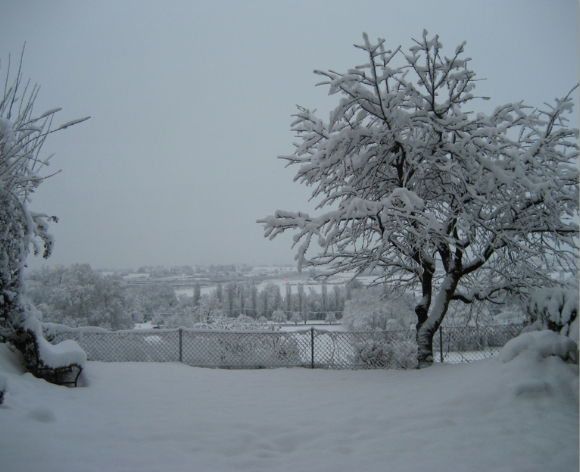
%> input picture Digital_image_proc/HW2/tree1.png, 580 x 472 px
$ octave fusion4images_hsv.m   (GNU Octave 9; MATLAB toolbox functions it lacks are replaced by stand-ins)
%> lines starting %> are read from the running program, lines starting %| are printed output that depends on the picture
clc; clear; close all;

% --- Load and Resize Images ---
imgNames = {'tree1.png', 'tree2.png', 'tree3.png', 'tree4.png'};
imgs = cell(1,4);
for i = 1:4
    imgs{i} = imresize(imread(imgNames{i}), [235, 538]);
end

% --- Display Original Images ---
figure('Name','Original Images');
for i = 1:4
    subplot(2,2,i);
    imshow(imgs{i});
    title(['Image ', num2str(i)]);
end
%> this loop made 4 passes
%> pass 1, `imshow(imgs{i});`:
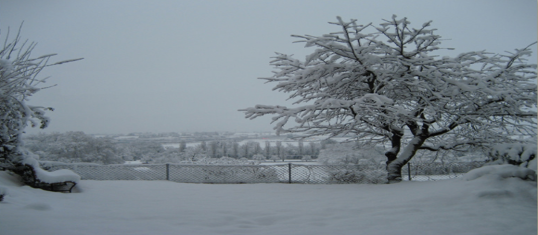
%> displayed picture: size 235x538x3, on the screen's scale of 0 to 255; mean R, G, B 123.3, 134.8, 143.3
%> pass 2, `imshow(imgs{i});`:
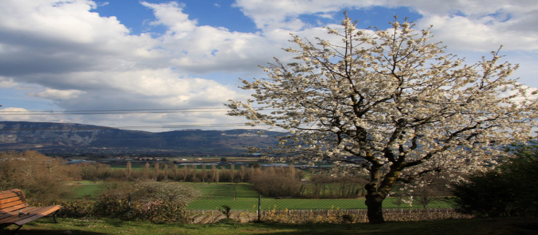
%> displayed picture: size 235x538x3, on the screen's scale of 0 to 255; mean R, G, B 120.9, 120.4, 116.9
%> this loop made 4 passes; what is shown inside it comes from the first
%> after the loop:
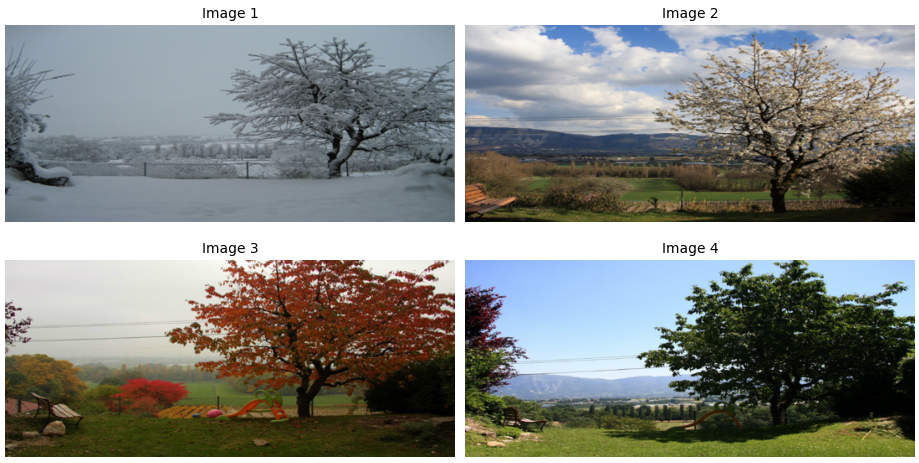
%> figure redrawn from the program's plot data, 4 panels
waitforbuttonpress;

% --- Convert to HSV and Equalize Hue Channel ---
hsv_eq = cell(1,4);
for i = 1:4
    hsv_img = rgb2hsv(imgs{i});
%> hsv_img: size 235x538x3 double; mean H, S, V 0.565, 0.141, 0.562
    H_eq = histeq(hsv_img(:,:,1));
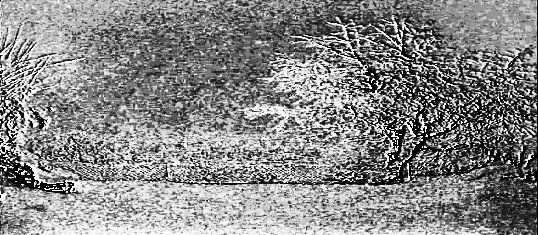
%> H_eq: size 235x538 double; min 0, max 1, mean 0.532
    hsv_eq{i} = cat(3, H_eq, hsv_img(:,:,2), hsv_img(:,:,3));

    % Optional visualization: original, RGB hist-eq, HSV-eq, back to RGB
    RGB_hist_eq = cat(3, histeq(imgs{i}(:,:,1)), ...
                         histeq(imgs{i}(:,:,2)), ...
                         histeq(imgs{i}(:,:,3)));
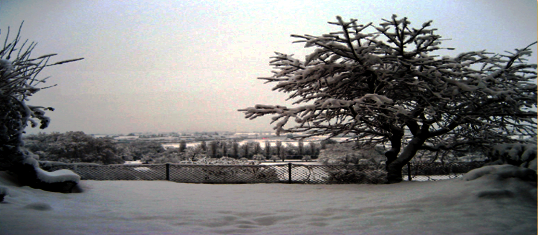
%> RGB_hist_eq: size 235x538x3 uint8; mean R, G, B 127.2, 127.1, 127.1
    RGB_HSV_eq = hsv2rgb(hsv_eq{i});
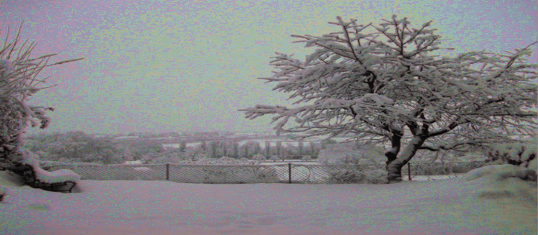
%> RGB_HSV_eq: size 235x538x3 double; mean R, G, B 0.52, 0.52, 0.528

    figure('Name',['Histogram Equalization - Image ', num2str(i)]);
    subplot(2,2,1); imshow(imgs{i}); title('Original');
    subplot(2,2,2); imshow(RGB_hist_eq); title('RGB eq');
    subplot(2,2,3); imshow(hsv_eq{i}); title('HSV eq');
%> after `imshow(hsv_eq{i})`:
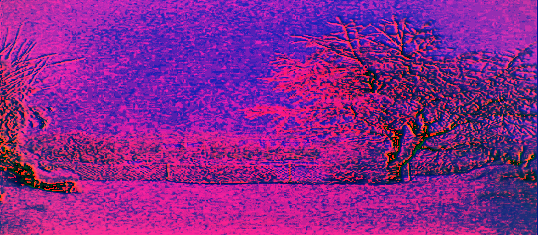
%> displayed picture: size 235x538x3, on the screen's scale of 0 to 255; mean R, G, B 135.6, 36, 143.4
    subplot(2,2,4); imshow(RGB_HSV_eq); title('Back to RGB');
end
waitforbuttonpress;

% --- Wavelet Fusion of HSV Images ---
wave = 'db6';
level = 2;

%> (the run ends here)
